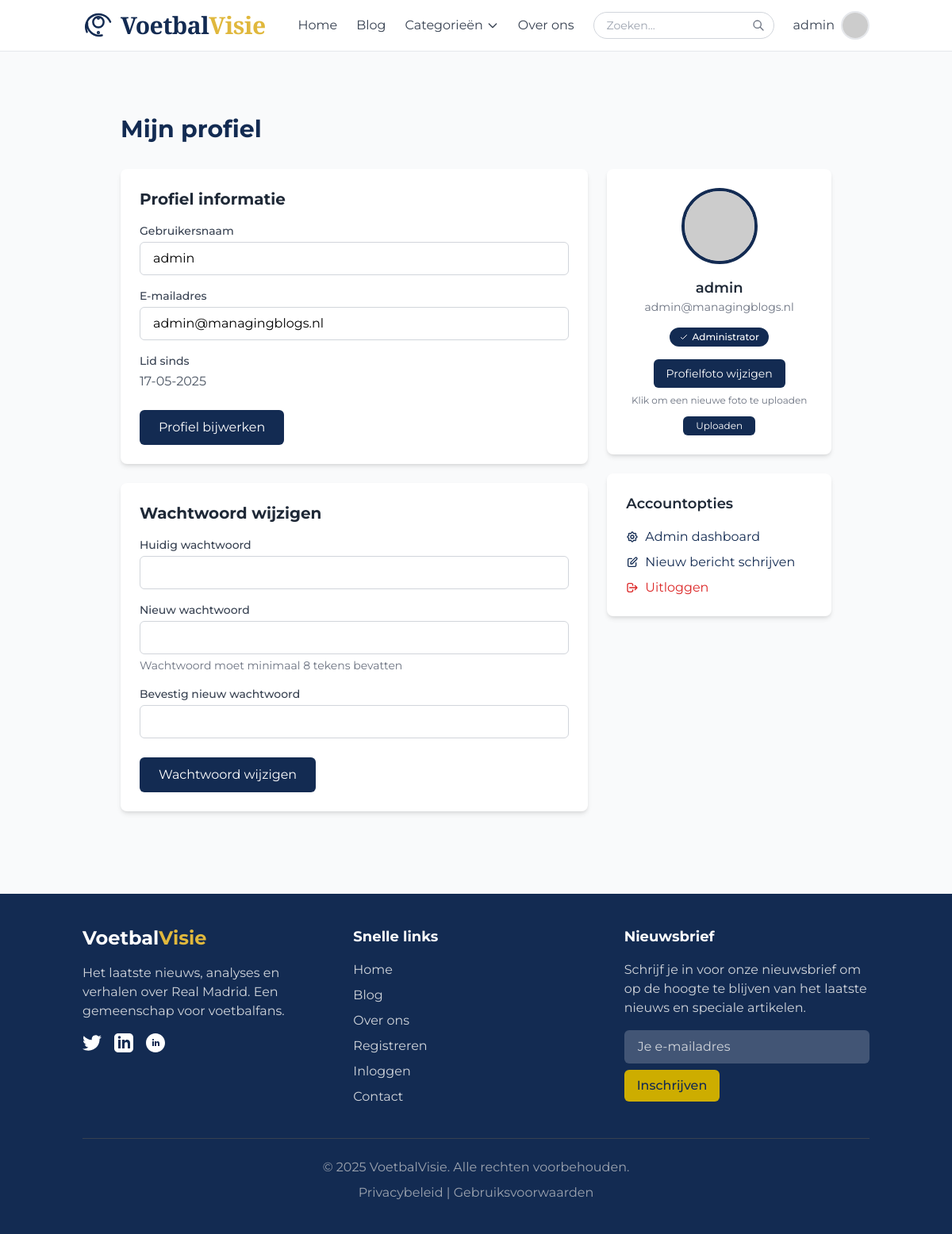
The app's page /profile.php (signed in) with its own data.
### tables this page shows
CREATE TABLE users (
    id INT AUTO_INCREMENT PRIMARY KEY,
    username VARCHAR(50) NOT NULL UNIQUE,
    email VARCHAR(100) NOT NULL UNIQUE,
    password_hash VARCHAR(255) NOT NULL,
    profile_image VARCHAR(255) DEFAULT NULL,
    is_admin BOOLEAN DEFAULT 0,
    created_at TIMESTAMP DEFAULT CURRENT_TIMESTAMP
);

### profile.php (called while the page is built, shortened)
<?php
require_once 'includes/functions.php';
require_once 'models/User.php';
require_once 'models/Category.php';
require_once 'controllers/AuthController.php';
$db = getDbConnection();
$authController = new AuthController($db);
$userModel = new User($db);
$authController->requireLogin();
$currentUser = $authController->getCurrentUser();
$userDetails = $userModel->getUserById($currentUser['id']);
$categoryModel = new Category($db);
$categories = $categoryModel->getCategoriesWithPostCount();
require_once 'views/profile.php';
?>

### controllers/AuthController.php (called while the page is built, shortened)
<?php
class AuthController {
    public function isLoggedIn() {
        return isset($_SESSION['user_id']);
    }
    public function getCurrentUser() {
        if ($this->isLoggedIn()) {
            return [
                'id' => $_SESSION['user_id'],
                'username' => $_SESSION['username'],
                'is_admin' => $_SESSION['is_admin'] ?? 0
            ];
        }
        return null;
    }
}

### models/User.php (called while the page is built, shortened)
<?php
class User {
    private $db;
    public function __construct($db) {
        $this->db = $db;
    }
    public function getUserById($id) {
        $stmt = $this->db->prepare("SELECT id, username, email, profile_image, is_admin, created_at FROM users WHERE id = :id");
        $stmt->execute(['id' => $id]);
        return $stmt->fetch(PDO::FETCH_ASSOC);
    }
}

### models/Category.php (called while the page is built, shortened)
<?php
class Category {
    private $db;
    public function __construct($db) {
        $this->db = $db;
    }
    public function getCategoriesWithPostCount() {
        $stmt = $this->db->query("
            SELECT c.*, COUNT(p.id) as post_count
            FROM categories c
            LEFT JOIN posts p ON c.id = p.category_id
            GROUP BY c.id
            ORDER BY c.name
        ");
        return $stmt->fetchAll(PDO::FETCH_ASSOC);
    }
}

### includes/functions.php (called while the page is built, shortened)
<?php
function e($value) {
    return htmlspecialchars($value, ENT_QUOTES, 'UTF-8');
}
function getGravatarUrl($email, $size = 80) {
    $hash = md5(strtolower(trim($email)));
    return "https://www.gravatar.com/avatar/{$hash}?s={$size}&d=mp";
}

### views/profile.php (the view, shortened to what this page needs)
<?php
require_once 'includes/header.php';
?>
<div class="container mx-auto px-4 py-8">
    <div class="max-w-4xl mx-auto">
        <h1 class="text-3xl font-bold text-primary mb-8">Mijn profiel</h1>
        <div class="grid grid-cols-1 md:grid-cols-3 gap-6">
            <div class="md:col-span-2">
                <div class="bg-white shadow-md rounded-lg p-6 mb-6">
                    <h2 class="text-xl font-bold text-gray-800 mb-4">Profiel informatie</h2>
                    <form action="profile.php" method="POST">
                        <div class="mb-4">
                            <label for="username" class="block text-sm font-medium text-gray-700 mb-1">Gebruikersnaam</label>
                            <input type="text" id="username" name="username" value="<?php echo e($userDetails['username']); ?>"
                                class="w-full px-4 py-2 border border-gray-300 rounded-md focus:ring-primary focus:border-primary">
                        </div>
                        <div class="mb-4">
                            <label for="email" class="block text-sm font-medium text-gray-700 mb-1">E-mailadres</label>
                            <input type="email" id="email" name="email" value="<?php echo e($userDetails['email']); ?>"
                                class="w-full px-4 py-2 border border-gray-300 rounded-md focus:ring-primary focus:border-primary">
                        </div>
                        <div class="mb-4">
                            <label class="block text-sm font-medium text-gray-700 mb-1">Lid sinds</label>
                            <div class="text-gray-600"><?php echo date('d-m-Y', strtotime($userDetails['created_at'])); ?></div>
                        </div>
                        <div class="mt-6">
                            <button type="submit" name="update_profile" class="btn-primary px-6 py-2.5 rounded-md">
                                Profiel bijwerken
                            </button>
                        </div>
                    </form>
                </div>
                <div class="bg-white shadow-md rounded-lg p-6">
                    <h2 class="text-xl font-bold text-gray-800 mb-4">Wachtwoord wijzigen</h2>
                    <form action="profile.php" method="POST">
                        <div class="mb-4">
                            <label for="current_password" class="block text-sm font-medium text-gray-700 mb-1">Huidig wachtwoord</label>
                            <input type="password" id="current_password" name="current_password"
                                class="w-full px-4 py-2 border border-gray-300 rounded-md focus:ring-primary focus:border-primary">
                        </div>
                        <div class="mb-4">
                            <label for="new_password" class="block text-sm font-medium text-gray-700 mb-1">Nieuw wachtwoord</label>
                            <input type="password" id="new_password" name="new_password"
                                class="w-full px-4 py-2 border border-gray-300 rounded-md focus:ring-primary focus:border-primary">
                            <p class="text-sm text-gray-500 mt-1">Wachtwoord moet minimaal 8 tekens bevatten</p>
                        </div>
                        <div class="mb-4">
                            <label for="confirm_password" class="block text-sm font-medium text-gray-700 mb-1">Bevestig nieuw wachtwoord</label>
                            <input type="password" id="confirm_password" name="confirm_password"
                                class="w-full px-4 py-2 border border-gray-300 rounded-md focus:ring-primary focus:border-primary">
                        </div>
                        <div class="mt-6">
                            <button type="submit" name="change_password" class="btn-primary px-6 py-2.5 rounded-md">
                                Wachtwoord wijzigen
                            </button>
                        </div>
                    </form>
                </div>
            </div>
            <div class="md:col-span-1">
                <div class="bg-white shadow-md rounded-lg p-6 mb-6">
                    <div class="flex flex-col items-center">
                        <div class="w-24 h-24 rounded-full overflow-hidden border-4 border-primary mb-4">
                            <?php if (isset($_SESSION['profile_image']) && file_exists($_SESSION['profile_image'])): ?>
                                <img src="<?php echo $_SESSION['profile_image']; ?>?v=<?php echo time(); ?>" alt="Profiel foto" class="w-full h-full object-cover">
                            <?php elseif (!empty($userDetails['profile_image']) && file_exists($userDetails['profile_image'])): ?>
                                <img src="<?php echo $userDetails['profile_image']; ?>?v=<?php echo time(); ?>" alt="Profiel foto" class="w-full h-full object-cover">
                            <?php else: ?>
                                <img src="<?php echo getGravatarUrl($userDetails['email'], 150); ?>" alt="Profiel foto" class="w-full h-full object-cover">
                            <?php endif; ?>
                        </div>
                        <h3 class="text-lg font-semibold text-gray-800"><?php echo e($userDetails['username']); ?></h3>
                        <p class="text-sm text-gray-500 mb-4"><?php echo e($userDetails['email']); ?></p>
                        <?php if ($userDetails['is_admin']): ?>
                            <span class="inline-flex items-center px-3 py-1 rounded-full text-xs font-medium bg-primary text-white">
                                <svg class="w-3 h-3 mr-1" fill="none" stroke="currentColor" viewBox="0 0 24 24" xmlns="http://www.w3.org/2000/svg">
                                    <path stroke-linecap="round" stroke-linejoin="round" stroke-width="2" d="M5 13l4 4L19 7"></path>
                                </svg>
                                Administrator
                            </span>
                        <?php endif; ?>
                        <form action="profile.php" method="POST" enctype="multipart/form-data" class="mt-4 w-full">
                            <div class="flex flex-col items-center">
                                <label for="profile_image" class="btn-primary px-4 py-2 rounded-md text-sm cursor-pointer mb-2">
                                    Profielfoto wijzigen
                                </label>
                                <p id="selected_file" class="text-xs text-gray-500 text-center">Klik om een nieuwe foto te uploaden</p>
                                <button type="submit" name="upload_profile_image" class="mt-3 btn-primary px-4 py-1 rounded-md text-xs">
                                    Uploaden
                                </button>
                            </div>
                        </form>
                    </div>
                </div>
                <div class="bg-white shadow-md rounded-lg p-6">
                    <h3 class="text-lg font-semibold text-gray-800 mb-4">Accountopties</h3>
                    <ul class="space-y-2">
                        <?php if ($userDetails['is_admin']): ?>
                            <li>
                                <a href="admin/index.php" class="flex items-center text-primary hover:underline">
                                    Admin dashboard
                                </a>
                            </li>
                        <?php endif; ?>
                        <li>
                            <a href="create_post.php" class="flex items-center text-primary hover:underline">
                                Nieuw bericht schrijven
                            </a>
                        </li>
                        <li>
                            <a href="logout.php" class="flex items-center text-red-600 hover:underline">
                                <svg class="w-4 h-4 mr-2" fill="none" stroke="currentColor" viewBox="0 0 24 24" xmlns="http://www.w3.org/2000/svg">
                                    <path stroke-linecap="round" stroke-linejoin="round" stroke-width="2" d="M17 16l4-4m0 0l-4-4m4 4H7m6 4v1a3 3 0 01-3 3H6a3 3 0 01-3-3V7a3 3 0 013-3h4a3 3 0 013 3v1"></path>
                                </svg>
                                Uitloggen
                            </a>
                        </li>
                    </ul>
                </div>
            </div>
        </div>
    </div>
</div>
<?php require_once 'includes/footer.php'; ?>

### includes/header.php (style rules this page uses)
body { font-family: 'Montserrat', sans-serif; }
:root { --primary: #132b52; --primary-dark: #0a1a33; --primary-light: #1d3e74; --gold: #e0b83d; --gold-light: #f7d36f; --gray-dark: #333333; --gray-light: #f8f9fa; }
.btn-primary { background-color: var(--primary); color: white; transition: all 0.2s ease; }
.text-primary { color: var(--primary); }
.border-primary { border-color: var(--primary); }
.bg-primary { background-color: var(--primary); }

### records on screen
users: username "admin", email "admin@managingblogs.nl", created_at "17-05-2025"

### other values on screen
$_SESSION['username'] "admin"
